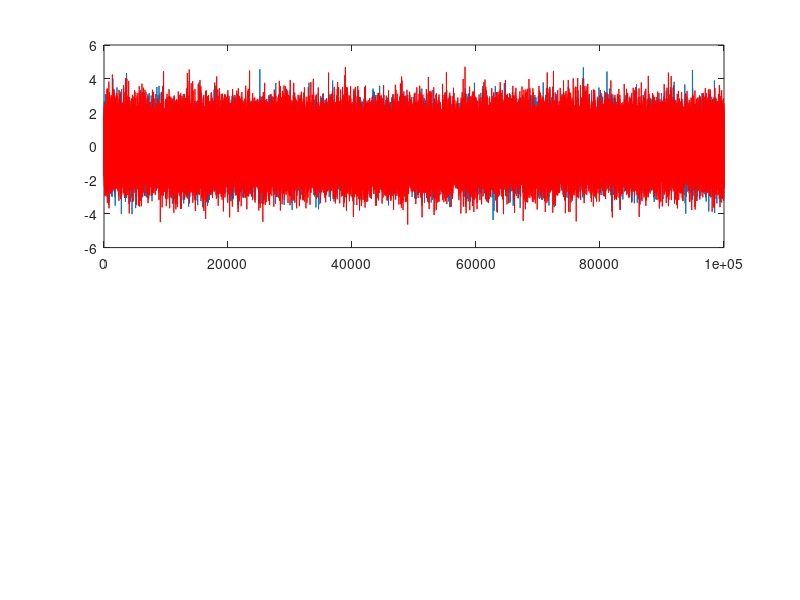

MATLAB code to generate this figure: (Note: this script raises an error after producing the figure.)


x = randn(1e5,1);       % Random noise

alpha = 0.5;            % ( x LEADS y ); so that x occurs BEFORE y
y = alpha*circshift( x, 10 ) + randn(1e5,1);

figure;
subplot(211);
plot( x ); hold on; plot( y, 'r' );

% Multivariate AR fit

[w,A,C,SBC,FPE,th] = arfit([x y],20,20);
A = reshape(A,2,2,size(A,2)/2);

%A = [ -0.85 0.75; -0.65 -0.55 ];
%C = ones(2);

S = varspectrum(A,freqs,rate,C);

subplot(223);
plot( freqs, log(squeeze(S(1,1,:))), 'b', freqs, log(squeeze(S(2,2,:))), 'r' );
legend('x','y'); title('Spectra');

% Granger
rate = 100; freqs = (0:rate/2);
[Iyx,Ixy] = vargranger( A, freqs, rate, C );

subplot(224);
plot( freqs, Iyx, 'b', freqs, Ixy, 'r' );
legend('y\rightarrow x','x\rightarrow y');
title('Causality');
